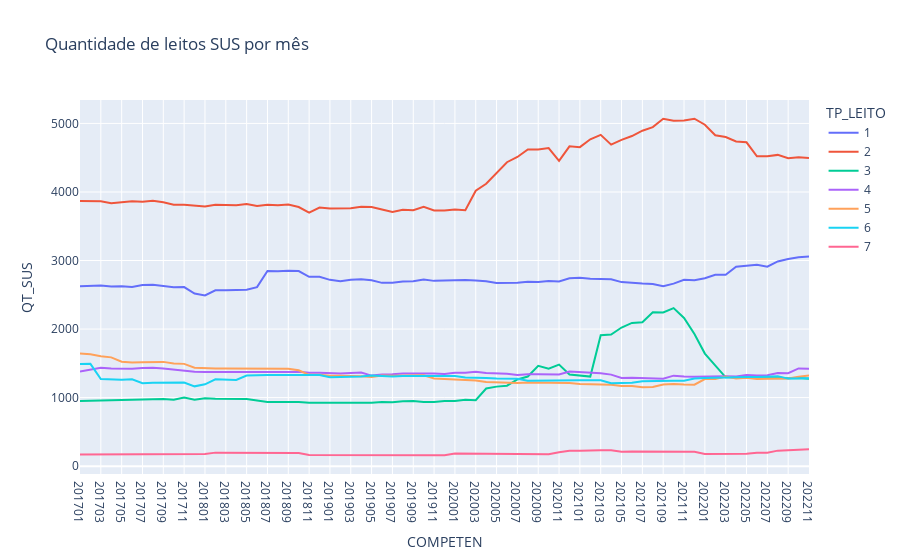

Notebook source saved alongside this figure:
### Code cell
px.line(leitos_por_mes, x="COMPETEN", y="QT_SUS", color="TP_LEITO", title="Quantidade de leitos SUS por mês")
